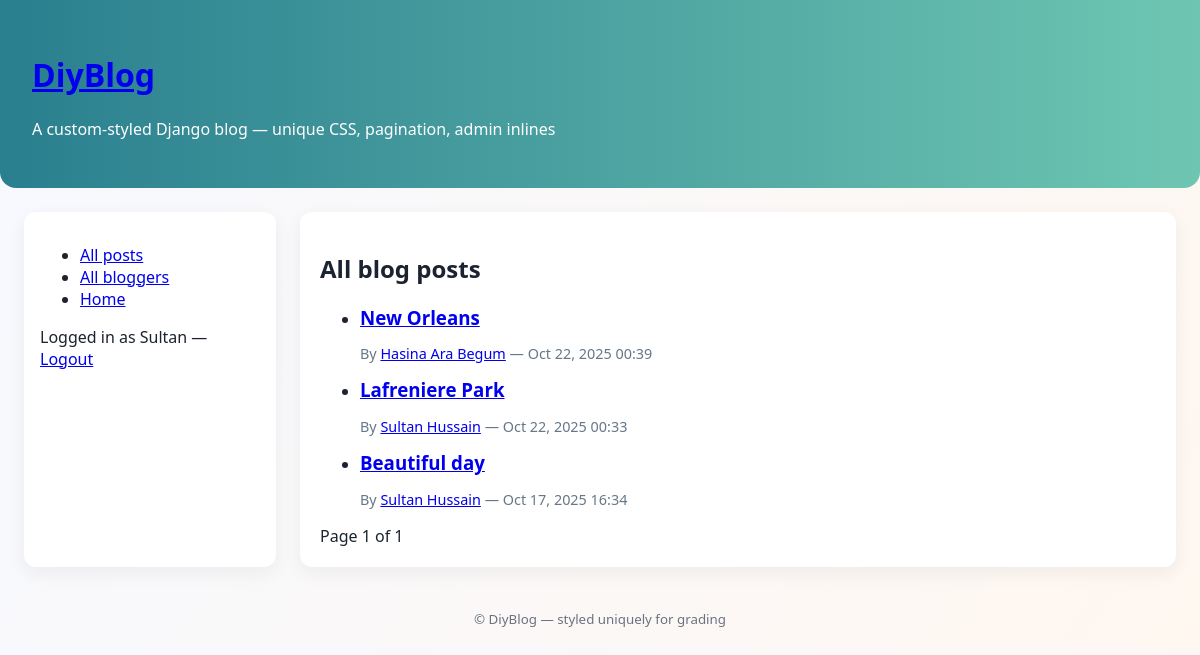
The app's page /blog/blogs/ (signed in) with its own data.
### blog/models.py (models this page shows, shortened)
class BlogPost(models.Model):
    title = models.CharField(max_length=255)
    author = models.ForeignKey(Blogger, on_delete=models.SET_NULL, null=True, related_name='posts')
    content = models.TextField()
    created_at = models.DateTimeField(default=timezone.now, db_index=True)
    class Meta:
        ordering = ['-created_at']  # newest first

class Blogger(models.Model):
    user = models.OneToOneField(User, on_delete=models.SET_NULL, null=True, blank=True)
    name = models.CharField(max_length=200)
    bio = models.TextField(blank=True)
    created_at = models.DateTimeField(default=timezone.now)

### blog/views.py (the view)
# urls.py: path('blogs/', views.blog_list, name='blog_list'),  # list of posts (paginated)
def blog_list(request):
    posts = BlogPost.objects.select_related('author').all()
    paginator = Paginator(posts, 5)  # paginated in groups of 5
    page_number = request.GET.get('page')
    page_obj = paginator.get_page(page_number)
    return render(request, 'blog/blog_list.html', {'page_obj': page_obj})

### blog/templates/blog/blog_list.html (shortened to what this page needs)
{% extends 'blog/base.html' %}
{% block content %}
<h2>All blog posts</h2>
<ul class="post-list">
  {% for post in page_obj.object_list %}
    <li>
      <h3><a href="{% url 'blog:blog_detail' post.pk %}">{{ post.title }}</a></h3>
      <p class="meta">By <a href="{% url 'blog:blogger_detail' post.author.pk %}">{{ post.author.name }}</a> — {{ post.created_at|date:"M j, Y H:i" }}</p>
    </li>
  {% empty %}
    <li>No posts yet.</li>
  {% endfor %}
</ul>
<div class="pagination">
  <span>Page {{ page_obj.number }} of {{ page_obj.paginator.num_pages }}</span>
</div>
{% endblock %}

### blog/templates/blog/base.html (shortened to what this page needs)
{% load static %}
<!doctype html>
<html lang="en">
<head>
  <link rel="stylesheet" href="{% static 'css/site.css' %}">
</head>
<body>
  <div class="site-header">
    <h1><a href="{% url 'blog:index' %}">DiyBlog</a></h1>
    <p class="site-sub">A custom-styled Django blog — unique CSS, pagination, admin inlines</p>
  </div>
  <div class="container">
    <aside class="sidebar">
      <nav>
        <ul>
          <li><a href="{% url 'blog:blog_list' %}">All posts</a></li>
          <li><a href="{% url 'blog:blogger_list' %}">All bloggers</a></li>
          <li><a href="{% url 'blog:index' %}">Home</a></li>
        </ul>
      </nav>
      <div class="auth-links">
        {% if user.is_authenticated %}
          <p>Logged in as {{ user.username }} — <a href="{% url 'logout' %}?next={{ request.path }}">Logout</a></p>
        {% else %}
          <p><a href="{% url 'login' %}?next={{ request.path }}">Login</a></p>
        {% endif %}
      </div>
    </aside>
    <main class="content">
      {% block content %}{% endblock %}
    </main>
  </div>
  <footer class="site-footer">
    <small>© {{ now|date:"Y" }} DiyBlog — styled uniquely for grading</small>
  </footer>
</body>
</html>

### blog/static/css/site.css (style rules this page uses)
body { font-family: "Segoe UI", Roboto, Arial, sans-serif; background: linear-gradient(120deg,#f6f9ff,#fff7f0); color: #1b2330; margin: 0; }
.site-header { padding: 2rem; background: linear-gradient(90deg,#2a7f8f,#6ec6b2); color: white; border-bottom-left-radius: 16px; border-bottom-right-radius: 16px; }
.container { display: flex; gap: 1.5rem; padding: 1.5rem; }
.sidebar { width: 220px; background: white; padding: 1rem; border-radius: 12px; box-shadow: 0 6px 18px rgba(30,40,50,0.06); }
.content { flex: 1; background: white; padding: 1.25rem; border-radius: 12px; box-shadow: 0 6px 18px rgba(30,40,50,0.06); }
.post-list h3 { margin: 0.25rem 0; }
.meta { font-size: 0.9rem; color: #667788; }
.pagination { margin-top: 1rem; display:flex; gap: 1rem; align-items:center; }
.site-footer { text-align:center; padding:1rem; color:#6b7280; }

### records on screen
BlogPost: title "New Orleans", author.name "Hasina Ara Begum", created_at "Oct 22, 2025 00:39"
BlogPost: title "Lafreniere Park", author.name "Sultan Hussain", created_at "Oct 22, 2025 00:33"
BlogPost: title "Beautiful day", author.name "Sultan Hussain", created_at "Oct 17, 2025 16:34"

### other values on screen
{{ user.username }} "Sultan"
{{ page_obj.number }} "1"
{{ page_obj.paginator.num_pages }} "1"
